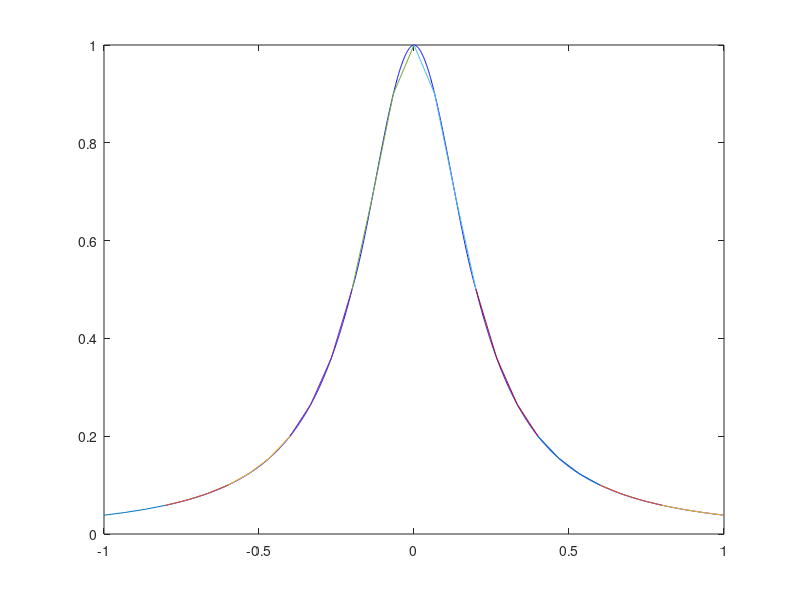

Reproduce this figure in MATLAB.
% --- Interpolación Elem Fin ---

%equiespaciado todo

f = @(x) 1./(1+25*x.^2); %función conocida o a comparar con la interpolación
% fi = [ ];


a=-1;
b=1;




Ne = 10; %param entrada
h = (b-a)/Ne;
m=3; 

ai = a;
bi= a+h;

for k= 1:Ne

    xi=ai:(bi-ai)/m:bi;
    fi = f(xi);
    x = ai:0.001:bi; %puntos en los que obtener evaluado el pol interpolador
    p = 0*x; 

                for i=1:length(xi) 
                    li=0*x+1;
                
                    for j=1:length(xi)
                        if i ~= j
                         li = li.*(x-xi(j))/(xi(i)-xi(j));
                        end
                    end
                
                    p = p + fi(i).*li; 
                
                end

                plot(x,p, 'b')
                plot(xi,fi)
                hold on

                ai = ai +h;
                bi = bi +h;

end
 
